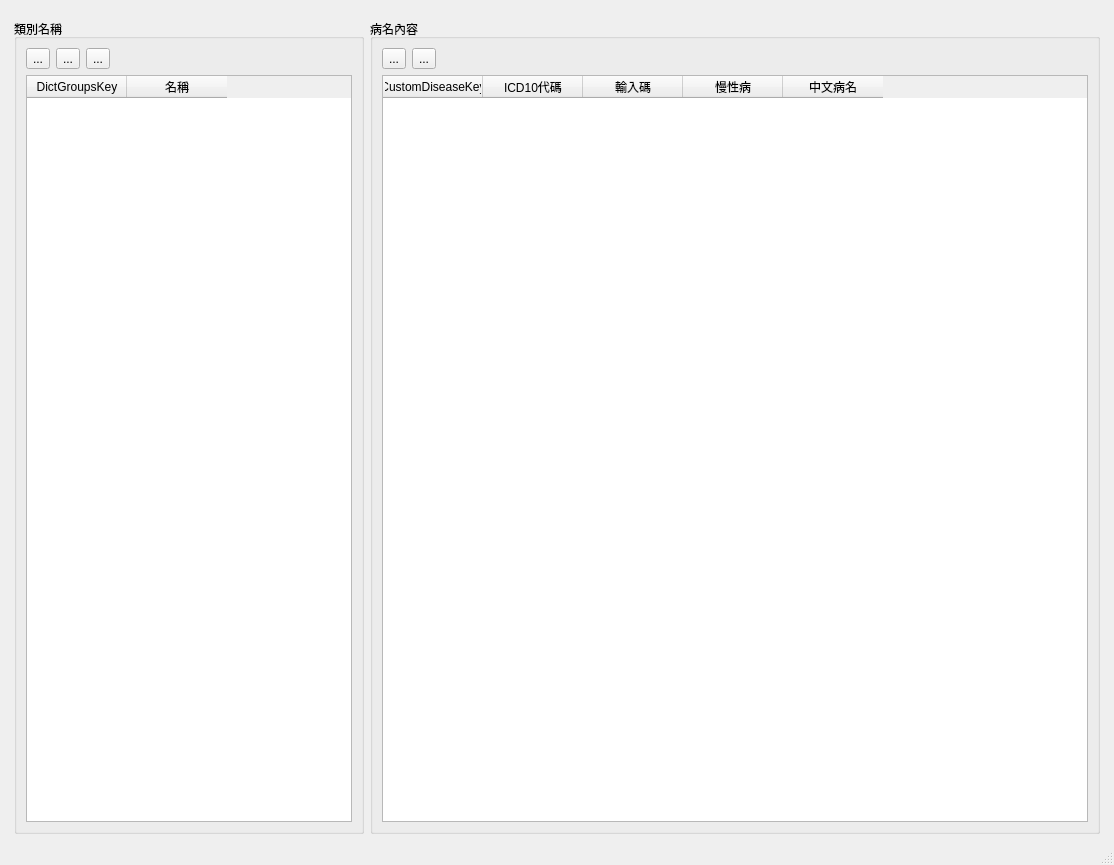
<?xml version="1.0" encoding="UTF-8"?>
<ui version="4.0">
 <class>Dict_disease_custom</class>
 <widget class="QMainWindow" name="Dict_disease_custom">
  <property name="geometry">
   <rect>
    <x>0</x>
    <y>0</y>
    <width>1114</width>
    <height>865</height>
   </rect>
  </property>
  <property name="windowTitle">
   <string>自訂病名</string>
  </property>
  <widget class="QWidget" name="centralwidget">
   <layout class="QHBoxLayout" name="horizontalLayout">
    <item>
     <layout class="QHBoxLayout" name="horizontalLayout_2">
      <property name="leftMargin">
       <number>5</number>
      </property>
      <property name="topMargin">
       <number>10</number>
      </property>
      <property name="rightMargin">
       <number>5</number>
      </property>
      <item>
       <widget class="QGroupBox" name="groupBox_dict_groups_name">
        <property name="maximumSize">
         <size>
          <width>350</width>
          <height>16777215</height>
         </size>
        </property>
        <property name="title">
         <string>類別名稱</string>
        </property>
        <layout class="QVBoxLayout" name="verticalLayout_2">
         <item>
          <layout class="QVBoxLayout" name="verticalLayout">
           <item>
            <layout class="QHBoxLayout" name="horizontalLayout_4">
             <item>
              <widget class="QToolButton" name="toolButton_add_groups_name">
               <property name="text">
                <string>...</string>
               </property>
               <property name="icon">
                <iconset>
                 <normaloff>../icons/gtk-add.svg</normaloff>../icons/gtk-add.svg</iconset>
               </property>
              </widget>
             </item>
             <item>
              <widget class="QToolButton" name="toolButton_remove_groups_name">
               <property name="text">
                <string>...</string>
               </property>
               <property name="icon">
                <iconset>
                 <normaloff>../icons/gtk-remove.svg</normaloff>../icons/gtk-remove.svg</iconset>
               </property>
              </widget>
             </item>
             <item>
              <widget class="QToolButton" name="toolButton_edit_groups_name">
               <property name="text">
                <string>...</string>
               </property>
               <property name="icon">
                <iconset>
                 <normaloff>../icons/gtk-edit.svg</normaloff>../icons/gtk-edit.svg</iconset>
               </property>
              </widget>
             </item>
             <item>
              <spacer name="horizontalSpacer_2">
               <property name="orientation">
                <enum>Qt::Horizontal</enum>
               </property>
               <property name="sizeHint" stdset="0">
                <size>
                 <width>40</width>
                 <height>20</height>
                </size>
               </property>
              </spacer>
             </item>
            </layout>
           </item>
           <item>
            <widget class="QTableWidget" name="tableWidget_dict_groups_name">
             <property name="maximumSize">
              <size>
               <width>16777215</width>
               <height>16777215</height>
              </size>
             </property>
             <property name="editTriggers">
              <set>QAbstractItemView::NoEditTriggers</set>
             </property>
             <property name="selectionMode">
              <enum>QAbstractItemView::SingleSelection</enum>
             </property>
             <property name="selectionBehavior">
              <enum>QAbstractItemView::SelectRows</enum>
             </property>
             <column>
              <property name="text">
               <string>DictGroupsKey</string>
              </property>
             </column>
             <column>
              <property name="text">
               <string>名稱</string>
              </property>
             </column>
            </widget>
           </item>
          </layout>
         </item>
        </layout>
       </widget>
      </item>
      <item>
       <widget class="QGroupBox" name="groupBox_dict_disease">
        <property name="title">
         <string>病名內容</string>
        </property>
        <layout class="QVBoxLayout" name="verticalLayout_6">
         <item>
          <layout class="QVBoxLayout" name="verticalLayout_5">
           <item>
            <layout class="QHBoxLayout" name="horizontalLayout_5">
             <item>
              <widget class="QToolButton" name="toolButton_add_disease">
               <property name="text">
                <string>...</string>
               </property>
               <property name="icon">
                <iconset>
                 <normaloff>../icons/gtk-add.svg</normaloff>../icons/gtk-add.svg</iconset>
               </property>
              </widget>
             </item>
             <item>
              <widget class="QToolButton" name="toolButton_remove_disease">
               <property name="text">
                <string>...</string>
               </property>
               <property name="icon">
                <iconset>
                 <normaloff>../icons/gtk-remove.svg</normaloff>../icons/gtk-remove.svg</iconset>
               </property>
              </widget>
             </item>
             <item>
              <spacer name="horizontalSpacer_3">
               <property name="orientation">
                <enum>Qt::Horizontal</enum>
               </property>
               <property name="sizeHint" stdset="0">
                <size>
                 <width>40</width>
                 <height>20</height>
                </size>
               </property>
              </spacer>
             </item>
            </layout>
           </item>
           <item>
            <widget class="QTableWidget" name="tableWidget_dict_disease">
             <property name="editTriggers">
              <set>QAbstractItemView::NoEditTriggers</set>
             </property>
             <property name="selectionMode">
              <enum>QAbstractItemView::SingleSelection</enum>
             </property>
             <property name="selectionBehavior">
              <enum>QAbstractItemView::SelectRows</enum>
             </property>
             <column>
              <property name="text">
               <string>CustomDiseaseKey</string>
              </property>
             </column>
             <column>
              <property name="text">
               <string>ICD10代碼</string>
              </property>
             </column>
             <column>
              <property name="text">
               <string>輸入碼</string>
              </property>
             </column>
             <column>
              <property name="text">
               <string>慢性病</string>
              </property>
             </column>
             <column>
              <property name="text">
               <string>中文病名</string>
              </property>
             </column>
            </widget>
           </item>
          </layout>
         </item>
        </layout>
       </widget>
      </item>
     </layout>
    </item>
   </layout>
  </widget>
  <widget class="QStatusBar" name="statusbar"/>
  <widget class="QMenuBar" name="menubar">
   <property name="geometry">
    <rect>
     <x>0</x>
     <y>0</y>
     <width>1114</width>
     <height>32</height>
    </rect>
   </property>
  </widget>
  <action name="action">
   <property name="text">
    <string>匯出</string>
   </property>
  </action>
 </widget>
 <resources/>
 <connections/>
</ui>
